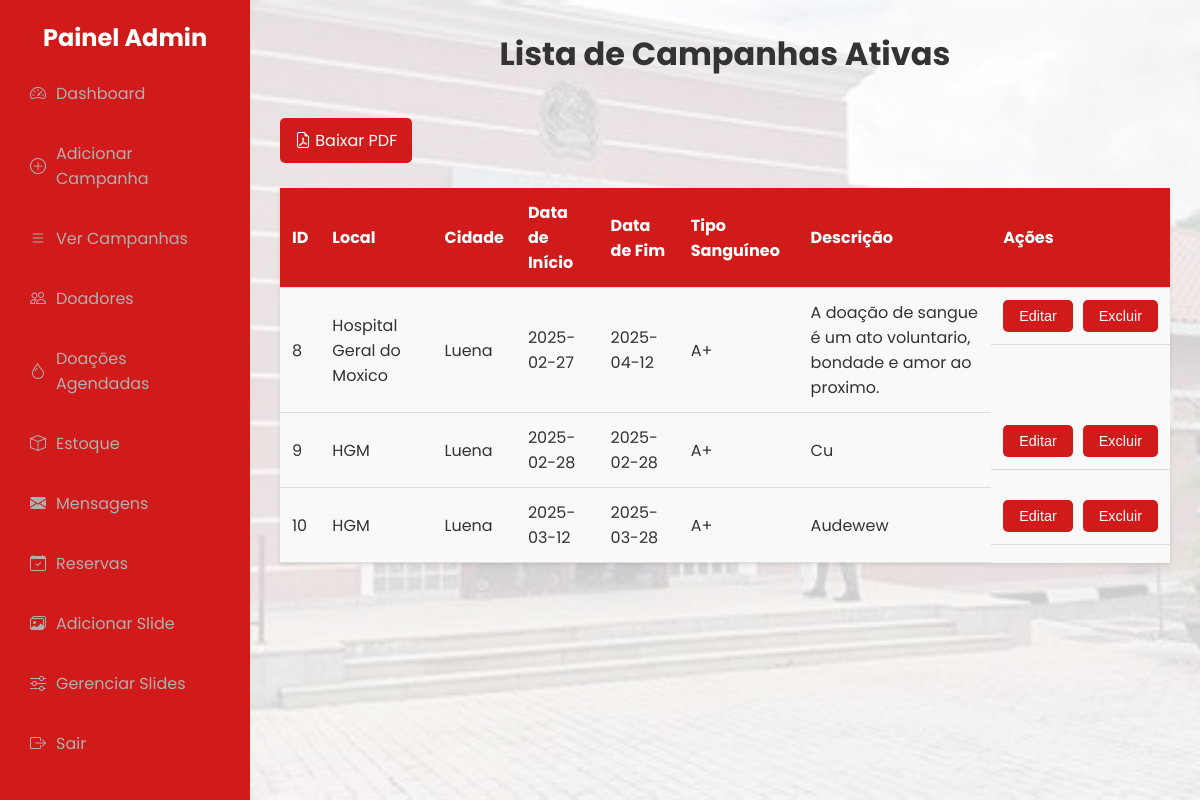
The page /view_campaigns.php (signed in) on the database its author committed.
### tables this page shows
CREATE TABLE `campanhas` (
  `id` int(11) NOT NULL,
  `local` varchar(255) NOT NULL,
  `cidade` varchar(255) DEFAULT NULL,
  `data_inicio` date NOT NULL,
  `data_fim` date NOT NULL,
  `tipo_sanguineo` varchar(10) NOT NULL,
  `descricao` text NOT NULL
);

### view_campaigns.php (the view, shortened to what this page needs)
<!DOCTYPE html>
<html lang="pt-BR">
<head>
  <link rel="stylesheet" href="https://cdn.jsdelivr.net/npm/bootstrap-icons/font/bootstrap-icons.css">
</head>
<body>
  <div class="admin-dashboard">
  <aside class="sidebar">
            <h2>Painel Admin</h2>
            <ul class="menu">
                <li><a href="admin_dashboard.php"><i class="bi bi-speedometer2"></i> Dashboard</a></li>
                <li><a href="add_campaign.php"><i class="bi bi-plus-circle"></i> Adicionar Campanha</a></li>
                <li><a href="view_campaigns.php"><i class="bi bi-list"></i> Ver Campanhas</a></li>
                <li><a href="view_donors.php"><i class="bi bi-people"></i> Doadores</a></li>
                 <li><a href="view_donations.php"><i class="bi bi-droplet"></i>  Doações Agendadas</a></li>
                <li><a href="view_stock_donations.php"><i class="bi bi-box"></i> Estoque</a></li>
                <li><a href="view_message.php"><i class="bi bi-envelope-fill"></i> Mensagens</a></li>
                <li><a href="view_reservations.php"><i class="bi bi-calendar-check"></i> Reservas</a></li>
                <li><a href="add_slider.php"><i class="bi bi-images"></i> Adicionar Slide</a></li>
                <li><a href="manage_sliders.php"><i class="bi bi-sliders"></i> Gerenciar Slides</a></li>
                <li><a href="admin_logout.php"><i class="bi bi-box-arrow-right"></i> Sair</a></li>
            </ul>
        </aside>
    <main class="content">
      <h1>Lista de Campanhas Ativas</h1>
      <a href="gerar_campanha_pdf.php" target="_blank" class="btn btn-danger" target="_blank">
                    <i class="bi bi-file-earmark-pdf"></i> Baixar PDF
                </a><br><br>
      <table>
        <thead>
          <tr>
            <th>ID</th>
            <th>Local</th>
            <th>Cidade</th>
            <th>Data de Início</th>
            <th>Data de Fim</th>
            <th>Tipo Sanguíneo</th>
            <th>Descrição</th>
            <th>Ações</th>
          </tr>
        </thead>
        <tbody>
          <?php
          $host = 'localhost';
          $dbname = 'blood_place';
          $user = 'root';
          $password = 'root';
          try {
            $pdo = new PDO("mysql:host=$host;dbname=$dbname", $user, $password);
            $pdo->setAttribute(PDO::ATTR_ERRMODE, PDO::ERRMODE_EXCEPTION);
            $stmt = $pdo->query("SELECT * FROM campanhas");
            while ($row = $stmt->fetch(PDO::FETCH_ASSOC)) {
              echo "<tr>";
              echo "<td>{$row['id']}</td>";
              echo "<td>{$row['local']}</td>";
              echo "<td>{$row['cidade']}</td>";
              echo "<td>{$row['data_inicio']}</td>";
              echo "<td>{$row['data_fim']}</td>";
              echo "<td>{$row['tipo_sanguineo']}</td>";
              echo "<td>{$row['descricao']}</td>";
              echo "<td class='actions'>
                          <button onclick=\"location.href='edit_campaign.php?id={$row['id']}'\">Editar</button>
                          <button onclick=\"location.href='delete_campaign.php?id={$row['id']}'\">Excluir</button>
                        </td>";
              echo "</tr>";
            }
          } catch (PDOException $e) {
            die("Erro ao conectar ao banco de dados: " . $e->getMessage());
          }
          ?>
        </tbody>
      </table>
    </main>
  </div>
</body>
</html>

### view_campaigns.php (style rules this page uses)
* { margin: 0; padding: 0; box-sizing: border-box; }
body { font-family: 'Poppins', sans-serif; background: #f0f0f0; color: #333; display: flex; flex-direction: column; min-height: 100vh; }
.admin-dashboard { display: grid; grid-template-columns: 250px auto; min-height: 100vh; }
h1 { text-align: center; }
.sidebar { background-color: #D11A1A; padding: 20px; color: #fff; }
.sidebar h2 { font-size: 1.5rem; margin-bottom: 1rem; text-align: center; }
.menu { list-style: none; }
.menu li { margin: 15px 0; }
.menu a { color: #b0b0b0; text-decoration: none; display: flex; align-items: center; padding: 10px; border-radius: 5px; transition: background 0.3s; }
.menu a i { margin-right: 10px; }
.content { background: url('uploads/slider2.jpg') no-repeat center center/cover; background-color: rgba(255, 255, 255, 0.8); background-blend-mode: lighten; padding: 30px; }
.content h1 { font-size: 2rem; margin-bottom: 20px; }
table { width: 100%; border-collapse: collapse; background-color: #f9f9f9; box-shadow: 0px 2px 4px rgba(0, 0, 0, 0.1); }
th, td { padding: 12px; text-align: left; border-bottom: 1px solid #ddd; }
th { background-color: #D11A1A; color: white; }
button { background-color: #D11A1A; color: #fff; border: none; padding: 8px 16px; cursor: pointer; font-size: 0.9rem; border-radius: 5px; }
.actions { display: flex; gap: 10px; }
.btn { background-color: #D11A1A; color: white; padding: 10px 15px; text-decoration: none; border-radius: 5px; display: inline-block; margin-top: 20px; }

### rows shown on the page
campanhas: id "8", local "Hospital Geral do Moxico", cidade "Luena", data_inicio "2025-02-27", data_fim "2025-04-12", tipo_sanguineo "A+", descricao "A doação de sangue é um ato voluntario, bondade e amor ao proximo."
campanhas: id "9", local "HGM", cidade "Luena", data_inicio "2025-02-28", data_fim "2025-02-28", tipo_sanguineo "A+", descricao "Cu"
campanhas: id "10", local "HGM", cidade "Luena", data_inicio "2025-03-12", data_fim "2025-03-28", tipo_sanguineo "A+", descricao "Audewew"
